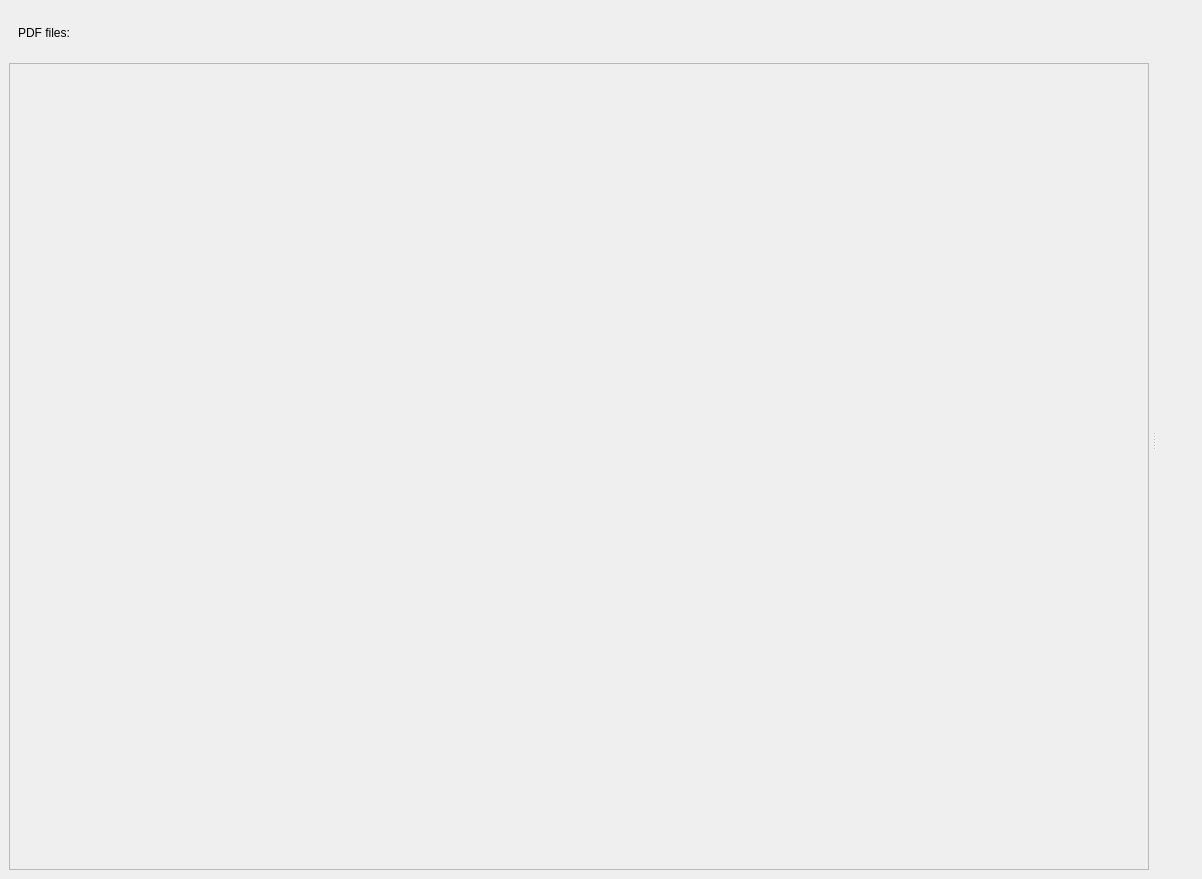
<?xml version="1.0" encoding="UTF-8"?>
<ui version="4.0">
 <class>MainWindow</class>
 <widget class="QMainWindow" name="MainWindow">
  <property name="geometry">
   <rect>
    <x>0</x>
    <y>0</y>
    <width>1202</width>
    <height>879</height>
   </rect>
  </property>
  <property name="windowTitle">
   <string>MainWindow</string>
  </property>
  <widget class="QWidget" name="centralwidget">
   <layout class="QHBoxLayout" name="horizontalLayout">
    <item>
     <widget class="QSplitter" name="splitter">
      <property name="orientation">
       <enum>Qt::Orientation::Horizontal</enum>
      </property>
      <property name="handleWidth">
       <number>10</number>
      </property>
      <widget class="QWidget" name="verticalLayoutWidget_2">
       <layout class="QVBoxLayout" name="verticalLayout_3">
        <item>
         <layout class="QHBoxLayout" name="horizontalLayout_2" stretch="1,0">
          <property name="leftMargin">
           <number>9</number>
          </property>
          <property name="topMargin">
           <number>9</number>
          </property>
          <property name="rightMargin">
           <number>9</number>
          </property>
          <property name="bottomMargin">
           <number>9</number>
          </property>
          <item>
           <widget class="QLabel" name="label">
            <property name="text">
             <string>PDF files:</string>
            </property>
           </widget>
          </item>
          <item>
           <widget class="QPushButton" name="pushButton_print">
            <property name="sizePolicy">
             <sizepolicy hsizetype="Fixed" vsizetype="Fixed">
              <horstretch>0</horstretch>
              <verstretch>0</verstretch>
             </sizepolicy>
            </property>
            <property name="minimumSize">
             <size>
              <width>30</width>
              <height>30</height>
             </size>
            </property>
            <property name="maximumSize">
             <size>
              <width>30</width>
              <height>30</height>
             </size>
            </property>
            <property name="text">
             <string/>
            </property>
            <property name="icon">
             <iconset theme="document-print"/>
            </property>
            <property name="shortcut">
             <string>Ctrl+P</string>
            </property>
            <property name="flat">
             <bool>true</bool>
            </property>
           </widget>
          </item>
         </layout>
        </item>
        <item>
         <widget class="QScrollArea" name="scrollArea">
          <property name="sizePolicy">
           <sizepolicy hsizetype="Preferred" vsizetype="Expanding">
            <horstretch>0</horstretch>
            <verstretch>0</verstretch>
           </sizepolicy>
          </property>
          <property name="minimumSize">
           <size>
            <width>200</width>
            <height>0</height>
           </size>
          </property>
          <property name="widgetResizable">
           <bool>true</bool>
          </property>
          <widget class="QWidget" name="scrollAreaWidgetContents">
           <property name="geometry">
            <rect>
             <x>0</x>
             <y>0</y>
             <width>1131</width>
             <height>803</height>
            </rect>
           </property>
           <layout class="QVBoxLayout" name="verticalLayout_4">
            <item>
             <layout class="QVBoxLayout" name="files_layout"/>
            </item>
           </layout>
          </widget>
         </widget>
        </item>
       </layout>
      </widget>
      <widget class="QWidget" name="verticalLayoutWidget">
       <layout class="QVBoxLayout" name="webview_layout">
        <property name="leftMargin">
         <number>6</number>
        </property>
       </layout>
      </widget>
     </widget>
    </item>
   </layout>
  </widget>
 </widget>
 <resources/>
 <connections/>
</ui>
